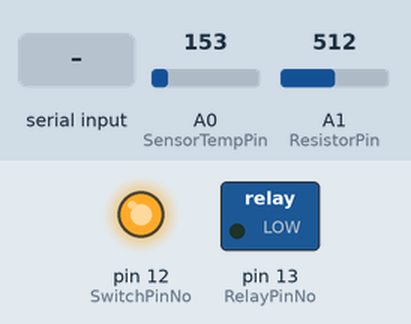
The sketch below on a simulated Arduino Uno, built with avr-gcc and run on an emulated ATmega328P. Shown: switched loads named in the sketch (green lamp = pin HIGH), output pins drawn as LEDs (lit = HIGH). Inputs (shaded band) come from the test bench; at power-on: A0 (SensorTempPin) = 153, A1 (ResistorPin) = 512. What the sketch prints to the serial monitor is not drawn.

Above: at 1.2 s.
1.3 s: "1" received over Serial
At 2.9 s:
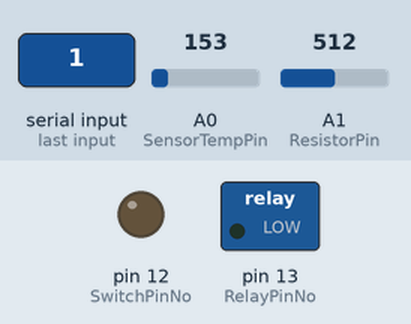
Timing chart, 0 to 4.4 s (numbered marks = the images above; inputs shaded):
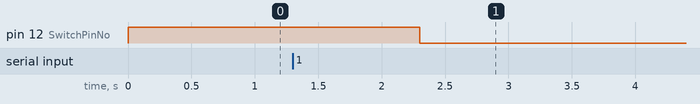

The sketch:

arduino1.ino
```cpp
#define SensorTempPin A0
#define ResistorPin A1
const int SwitchPinNo = 12;
const int RelayPinNo = 13;

String poruka;
String zaSlanje;

unsigned long pocetno;
unsigned long trenutno;
unsigned long vreme;
unsigned long interval = 1000; // na 1000ms Arduino1 salje podatke Arduinu2

int temp;
int osvetljenje;


void setup()
{
  Serial.begin(9600);
  pinMode(SwitchPinNo,OUTPUT);
  pinMode(RelayPinNo,OUTPUT);
  digitalWrite(SwitchPinNo,HIGH);
  digitalWrite(RelayPinNo,LOW);
  pocetno = millis();
}

void procitajPoruku(){
  poruka = Serial.readString();
  if(poruka=="m\r\n"){
    digitalWrite(SwitchPinNo,HIGH);
  	digitalWrite(RelayPinNo,LOW);
  }else{
   	digitalWrite(SwitchPinNo,LOW);
   	if(poruka=="upali\r\n"){
   	  digitalWrite(RelayPinNo,HIGH);
    }else if(poruka=="ugasi\r\n"){
       digitalWrite(RelayPinNo,LOW);
    }
  }
}
void ocitajIPosalji(){
  temp = analogRead(SensorTempPin);
  temp = (temp*0.00488-0.5)*100;
  osvetljenje = analogRead(ResistorPin);
  zaSlanje = String(temp)+" "+String(osvetljenje)+"k";
  Serial.print(zaSlanje);
  zaSlanje = "";
}

void loop()
{
  if(Serial.available()>0){
  	procitajPoruku();
  }
  trenutno = millis();
  if((trenutno-pocetno)>interval){
  	pocetno = trenutno;
    ocitajIPosalji();
  }
}
```

Measured:
- after the input at 1.3 s, pin 12 (SwitchPinNo): HIGH → LOW after 1.0 s
